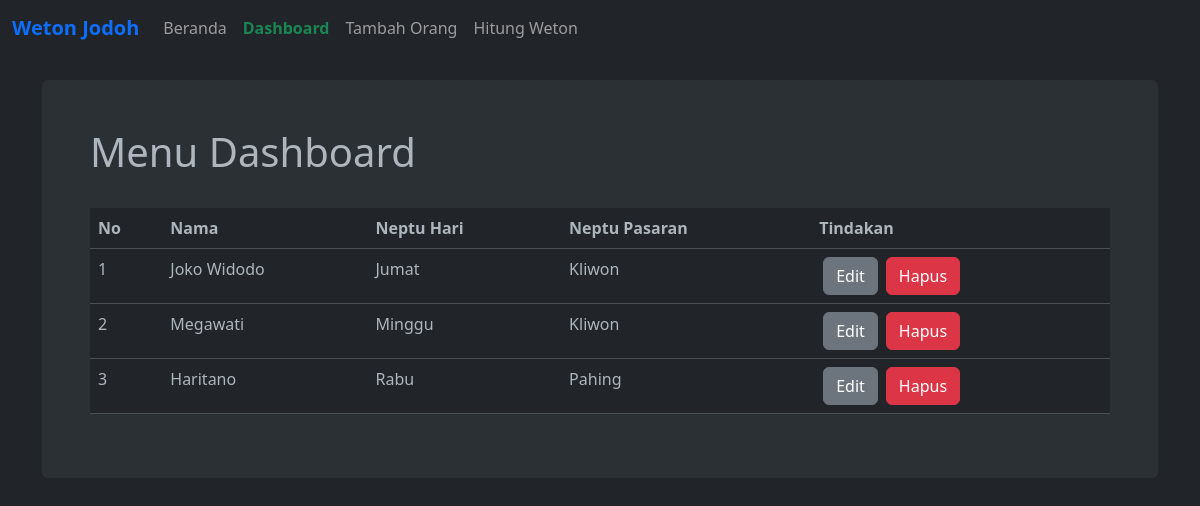
/dashboard.php, run on an earlier commit of the app's database.
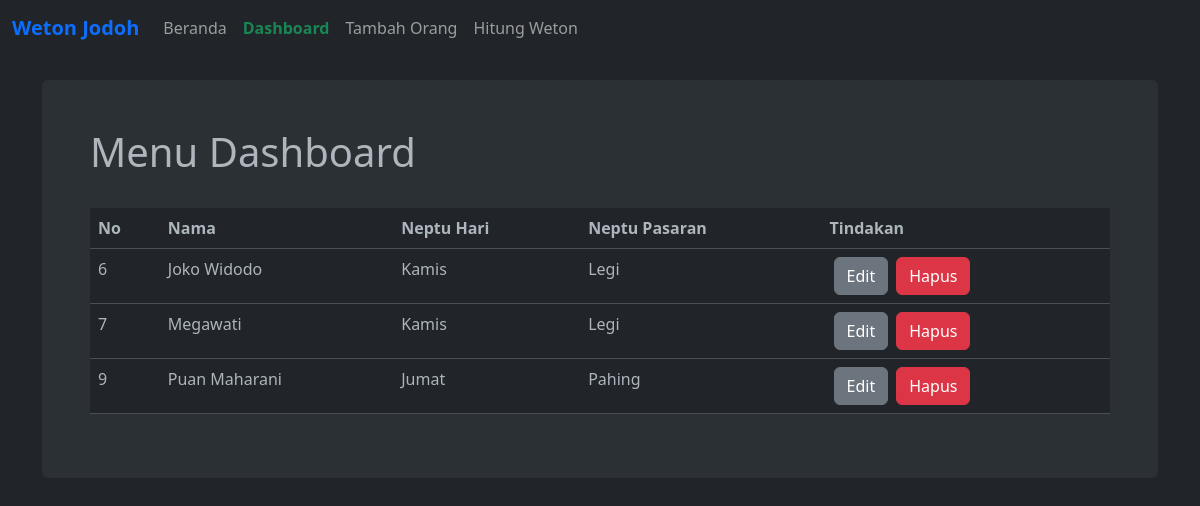
And on a later commit of the database.
### tables this page shows
CREATE TABLE `orang` (
  `id` int(11) NOT NULL,
  `nama` varchar(100) NOT NULL,
  `neptu_hari_id` int(11) NOT NULL,
  `neptu_pasaran` int(11) NOT NULL
);

CREATE TABLE `neptu_hari` (
  `id` int(11) NOT NULL,
  `nama` varchar(50) NOT NULL,
  `nilai` int(11) NOT NULL
);

CREATE TABLE `neptu_pasaran` (
  `id` int(11) NOT NULL,
  `nama` varchar(50) NOT NULL,
  `nilai` int(11) NOT NULL
);

### dashboard.php (the view, shortened to what this page needs)
<?php
include_once( "db_config.php" );
?>
<!DOCTYPE html>
<html lang='en' data-bs-theme="dark">
<head>
    <link href="https://cdn.jsdelivr.net/npm/bootstrap@5.3.0/dist/css/bootstrap.min.css" rel="stylesheet"
>
</head>
<body>
    <nav class="navbar navbar-expand-md navbar-dark bg-dark mb-4">
        <div class="container-fluid">
            <a class="navbar-brand text-primary fw-bold" href="index.php">Weton Jodoh</a>
            <div class="collapse navbar-collapse" id="navbarCollapse">
                <ul class="navbar-nav me-auto mb-2 mb-md-0">
                    <li class="nav-item">
                        <a class="nav-link" aria-current="page" href="index.php">Beranda</a>
                    </li>
                    <li class="nav-item">
                        <a class="nav-link active text-success fw-semibold" href="dashboard.php">Dashboard</a>
                    </li>
                    <li class="nav-item">
                        <a class="nav-link" href="tambah_orang.php">Tambah Orang</a>
                    </li>
                    <li class="nav-item">
                        <a class="nav-link" href="hitung_weton.php">Hitung Weton</a>
                    </li>
                </ul>
            </div>
        </div>
    </nav>
    <main class="container">
        <div class="bg-body-tertiary p-5 rounded">
            <h1>Menu Dashboard</h1>
            <br>
            <?php
            $sql   = "SELECT * FROM orang";
            $query = mysqli_query ( $conn, $sql );
            if ( mysqli_num_rows ( $query ) == 0 )
            {
                echo '<div class="alert alert-danger" role="alert">Data kosong! Tambahkan data di <a href="tambah_orang.php">sini</a> terlebih dahulu!</div>';
            }
            else
            {
                while ( $orang = mysqli_fetch_array ( $query ) )
                {
                    echo '<table class="table">';
                    echo '    <thead>';
                    echo '        <tr>';
                    echo '            <th>No</th>';
                    echo '            <th>Nama</th>';
                    echo '            <th>Neptu Hari</th>';
                    echo '            <th>Neptu Pasaran</th>';
                    echo '            <th>Tindakan</th>';
                    echo '        </tr>';
                    echo '    </thead>';
                    echo '    <tbody>';
                    $sql   = "SELECT * FROM orang";
                    $query = mysqli_query ( $conn, $sql );
                    while ( $orang = mysqli_fetch_array ( $query ) )
                    {
                        $neptu_hari_id = $orang[ 'neptu_hari_id' ];
                        $neptu_pasaran = $orang[ 'neptu_pasaran' ];
                        $hari_query  = "SELECT nama FROM neptu_hari WHERE id=$neptu_hari_id";
                        $hari_result = mysqli_query ( $conn, $hari_query );
                        $hari_row    = mysqli_fetch_assoc ( $hari_result );
                        $hari_nama   = $hari_row[ 'nama' ];
                        $pasaran_query  = "SELECT nama FROM neptu_pasaran WHERE id=$neptu_pasaran";
                        $pasaran_result = mysqli_query ( $conn, $pasaran_query );
                        $pasaran_row    = mysqli_fetch_assoc ( $pasaran_result );
                        $pasaran_nama   = $pasaran_row[ 'nama' ];
                        echo "<tr>";
                        echo "<td>" . $orang[ 'id' ] . "</td>";
                        echo "<td>" . $orang[ 'nama' ] . "</td>";
                        echo "<td>" . $hari_nama . "</td>";
                        echo "<td>" . $pasaran_nama . "</td>";
                        echo "<td>";
                        echo "<form action='form-edit.php' method='post' style='display: inline-block;'>";
                        echo '<button type="submit" name="hitung" class="btn btn-secondary mx-1">Edit</button>';
                        echo "</form>";
                        echo "<form action='hapus.php' method='post' style='display: inline-block;'>";
                        echo '<button type="submit" name="hitung" class="btn btn-danger mx-1">Hapus</button>';
                        echo "</form>";
                        echo "</td>";
                        echo "</tr>";
                    }
                    echo '    </tbody>';
                    echo '</table>';
                }
            }
            ?>
        </div>
    </main>
</body>
</html>

What changed in the data, as far as the page shows it:
removed orang: id "1", nama "Joko Widodo", neptu_hari.nama "Jumat", neptu_pasaran.nama "Kliwon"
removed orang: id "2", nama "Megawati", neptu_hari.nama "Minggu", neptu_pasaran.nama "Kliwon"
removed orang: id "3", nama "Haritano", neptu_hari.nama "Rabu", neptu_pasaran.nama "Pahing"
added orang: id "6", nama "Joko Widodo", neptu_hari.nama "Kamis", neptu_pasaran.nama "Legi"
added orang: id "7", nama "Megawati", neptu_hari.nama "Kamis", neptu_pasaran.nama "Legi"
added orang: id "9", nama "Puan Maharani", neptu_hari.nama "Jumat", neptu_pasaran.nama "Pahing"
